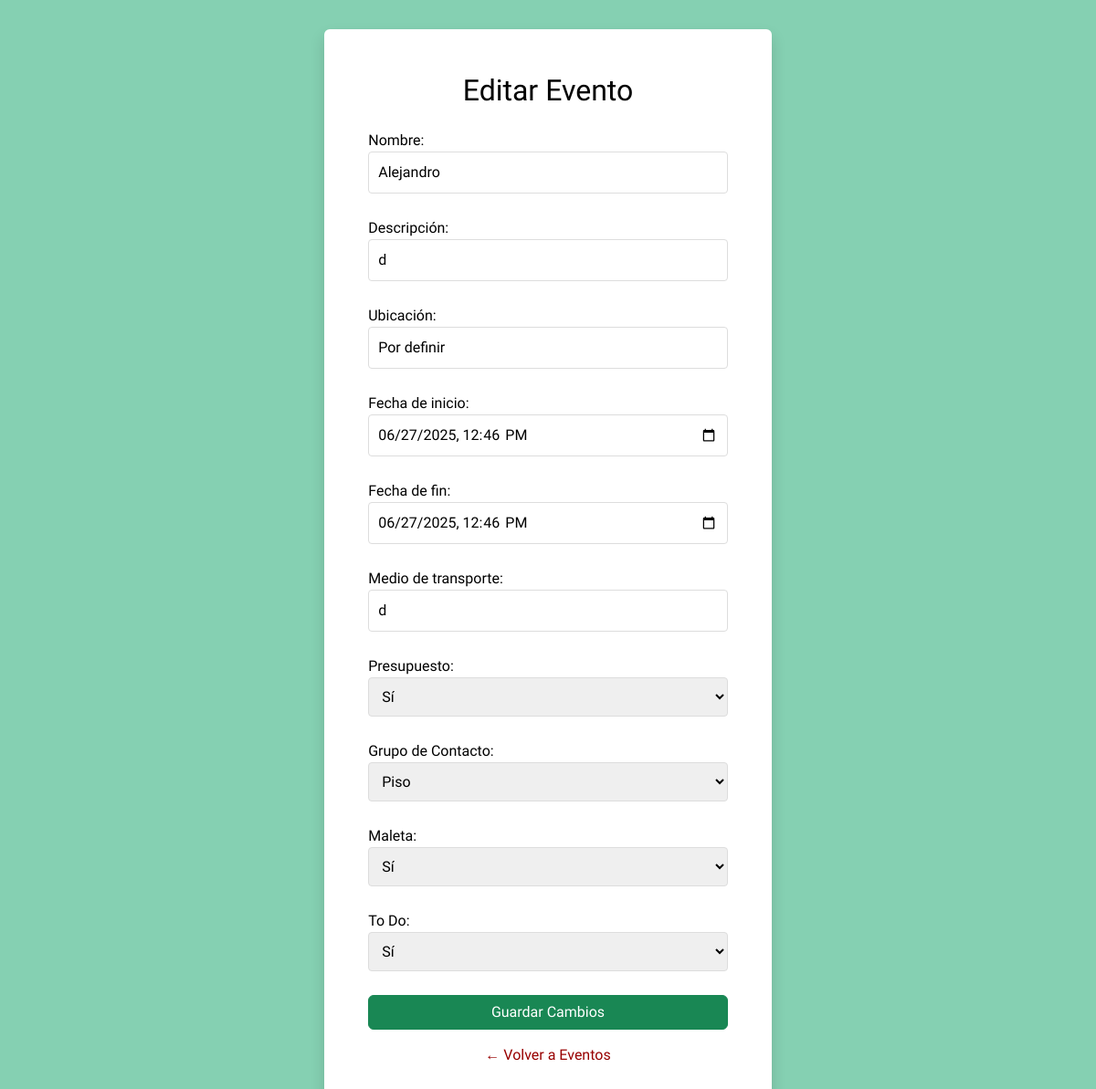
Screenshot of /eventos/update/4 (signed in) with the database file from the repository.
### meetLink/models.py (models this page shows, shortened)
class Evento(models.Model):
    nombre = models.CharField(max_length=25, verbose_name="Nombre")
    descripcion = models.CharField(max_length=50, verbose_name="Descripción")
    ubicacion = models.CharField(max_length=50, default="Por definir", verbose_name="Ubicación")
    fecha_inicio = models.DateTimeField(verbose_name="Fecha de inicio")
    fecha_fin = models.DateTimeField(verbose_name="Fecha de fin")
    transporte = models.CharField(max_length=20, verbose_name="Medio de transporte")
    presupuesto = models.BooleanField(default=False, verbose_name="Presupuesto")
    grupo = models.ForeignKey('GrupoContacto', on_delete=models.SET_NULL, null=True, blank=True, verbose_name="Grupo de Contacto")
    maleta = models.BooleanField(default=False, verbose_name="Maleta")
    todo = models.BooleanField(default=False, verbose_name="To Do")
    p_alojamiento = models.DecimalField(decimal_places=2, max_digits=10, default=0.00)
    p_transporte = models.DecimalField(decimal_places=2, max_digits=10, default=0.00)
    p_comida = models.DecimalField(decimal_places=2, max_digits=10, default=0.00)
    p_otros = models.DecimalField(decimal_places=2, max_digits=10, default=0.00)
    usuario = models.ForeignKey(Usuario, on_delete=models.CASCADE, verbose_name='Usuario')
    class Meta:
        verbose_name = "Evento"
        verbose_name_plural = "Eventos"

class GrupoContacto(models.Model):
    nombre = models.CharField(max_length=20, verbose_name="Nombre del grupo")
    descripcion = models.CharField(max_length=40, verbose_name="Descripción del grupo")
    integrantes = models.ManyToManyField('Contacto', blank=True, verbose_name="Integrantes (Mantén Ctrl para seleccionar varios)")
    usuario = models.ForeignKey(Usuario, on_delete=models.CASCADE, verbose_name="Usuario")
    def __str__(self):
        return self.nombre
    class Meta:
        verbose_name = "Grupo de contacto"
        verbose_name_plural = "Grupos de contacto"

### meetLink/views.py (the view, shortened to what this page needs)
# urls.py: path('eventos/update/<int:pk>', EventosUpdateView.as_view(), name='eventos_update'),
class EventosUpdateView(LoginRequiredMixin, UpdateView):
    model = Evento
    form_class = EventoUpdateForm
    template_name = 'meetLink/eventos/eventos_update.html'
    success_url = reverse_lazy('eventos')
    def get_object(self, queryset = None):
        return get_object_or_404(Evento, pk = self.kwargs['pk'], usuario = self.request.user)
    def get_form_kwargs(self):
        kwargs = super().get_form_kwargs()
        kwargs['user'] = self.request.user
        return kwargs

### meetLink/forms.py (shortened to what this page needs)
class EventoUpdateForm(forms.ModelForm):
    class Meta:
        model = Evento
        fields = [
            'nombre', 'descripcion', 'ubicacion', 'fecha_inicio', 'fecha_fin',
            'transporte', 'presupuesto', 'grupo', 'maleta', 'todo'
        ]
        widgets = {
            'fecha_inicio': DateTimeLocalInput(),
            'fecha_fin': DateTimeLocalInput(),
            'presupuesto': forms.Select(choices=[(True, 'Sí'), (False, 'No')]),
            'maleta': forms.Select(choices=[(True, 'Sí'), (False, 'No')]),
            'todo': forms.Select(choices=[(True, 'Sí'), (False, 'No')]),
        }
    def __init__(self, *args, **kwargs):
        self.user = kwargs.pop('user')
        super().__init__(*args, **kwargs)
        self.fields['grupo'].queryset = GrupoContacto.objects.filter(usuario=self.user)
        self.fields['grupo'].empty_label = "Selecciona un grupo"

### meetLink/forms.py (called while the page is built)
    def format_value(self, value):
        if value is None:
            return ''
        return value.strftime('%Y-%m-%dT%H:%M')

### meetLink/templates/meetLink/eventos/eventos_update.html (shortened to what this page needs)
{% extends "meetLink/base.html" %}
{% block contenido %}
<div id="form" class="d-flex align-items-center justify-content-center" style="background-color: #85D0B2;">
    <div id="form-card" class="p-5 bg-white rounded shadow">
        <div class="content">
            <h2 class="mb-4 text-center">Editar Evento</h2>
            <form method="post">
                <div class="form-group">
                    {{ form.as_p }}
                </div>
                <button type="submit" class="btn btn-success w-100" alt="Guardar cambios">Guardar Cambios</button>
            </form>
            <p class="mt-3 text-center">
                <a href="{% url 'eventos' %}" alt="Volver a Eventos">← Volver a Eventos</a>
            </p>
        </div>
    </div>
</div>
{% endblock %}

### meetLink/static/css/styles.css (style rules this page uses)
:root { --negro: #000000; --blanco: #FFFFFF; --azul: #B5F8FE; --verde: #85D0B2; --aqua: #6BDBAD; --amarillo: #FFEDA4; --naranja: #FFC93F; --rojo: #FF6362; --rojo2: #980000; --sidebar-width: 220px; --sidebar-width-collapsed: 80px; }
*, *::before, *::after { box-sizing: border-box; }
html, body { height: 100%; margin: 0; padding: 0; background-color: var(--negro); font-family: "Lexend", sans-serif; overflow-x: hidden; }
.form-group input, .form-group select, .form-group textarea { width: 100%; padding: 10px; margin-bottom: 10px; border-radius: 4px; border: 1px solid #ddd; }
#form { display: flex !important; flex-direction: column !important; flex-grow: 1; height: max-content; min-height: 100vh; }
#form-card { color: var(--negro) !important; display: flex !important; flex-direction: column !important; justify-content: space-between !important; max-height: 90%; margin: 2rem; }
a { color: var(--rojo2); text-decoration: none; }

### rows the page displays
Evento: nombre "Alejandro", descripcion "d", ubicacion "Por definir", fecha_inicio "06/27/2025 12:46", fecha_fin "06/27/2025 12:46", transporte "d", presupuesto "Sí", grupo "Piso", maleta "Sí", todo "Sí"
